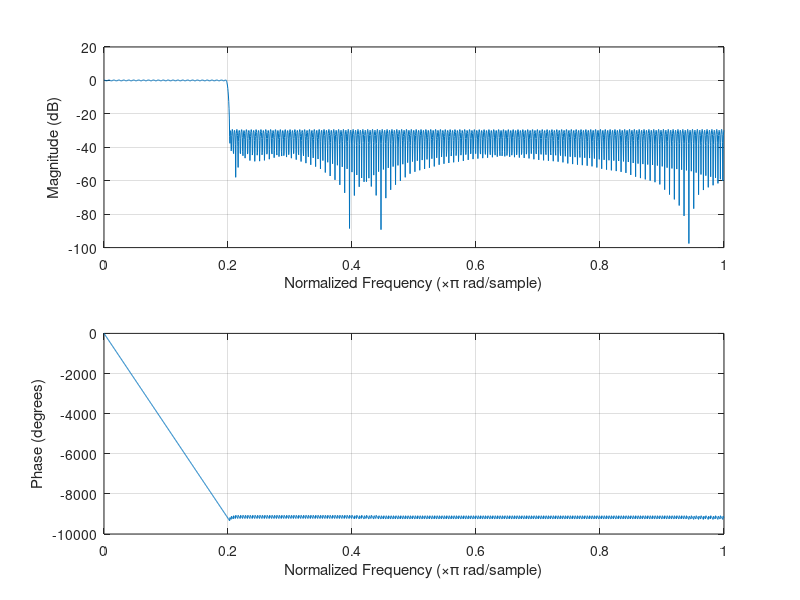

This chart was generated by the following MATLAB code:
f80=[0 7900 8100 40000]/40000
amp=[1 1 .001 .001]
filtre=remez(512,f80,amp)
freqz(filtre,1,512)
save filtr20_16 filtre /ascii
